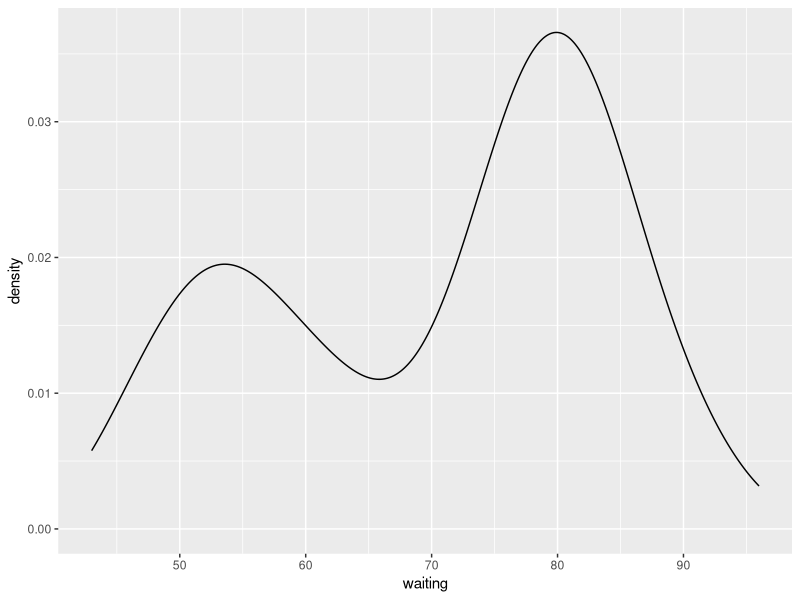

Generate this figure with R:
## ---- chunk 1
library("ggplot2")
ggplot(faithful, aes(x = waiting)) +
	geom_density()
## ---- chunk 2
head(faithful)
